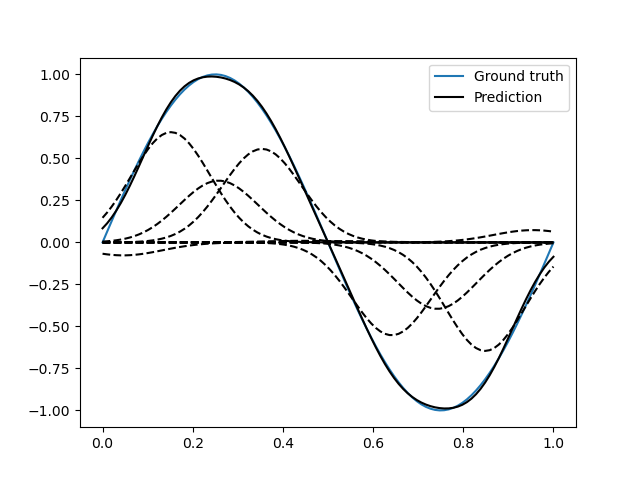

The Python source for this figure:
from localreg import RBFnet
import numpy as np
import matplotlib.pyplot as plt

x = np.linspace(0,1,100)
y = np.sin(2*np.pi*x)

net = RBFnet()
net.train(x, y, num=10, radius=0.3)

plt.plot(x, y, label='Ground truth')
net.plot_bases(plt.gca(), x, label='Prediction')
plt.legend()
plt.show()
